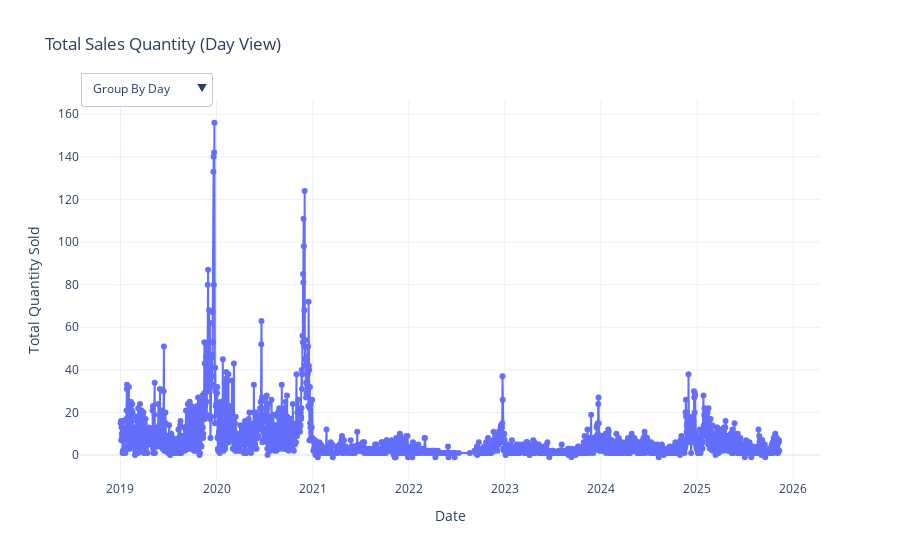

The notebook cell saved with this chart:
### Code cell
# Visualize Data to Identify Patterns and Seasonality
plot_interactive_sales_dashboard(data)

### Figure 1 — Plotly figure (JSON) as saved in the notebook; plotly's stock layout.template omitted (floating-point values rounded to 4 significant figures; data arrays with more than 128 entries replaced by an {"elided": "..."} marker saying what was removed)
{"data": [{"line": {"width": 2}, "marker": {"size": 6}, "mode": "lines+markers", "name": "Day Sales", "type": "scatter", "visible": true, "x": {"elided": "1977 str values"}, "y": {"elided": "1977 float values"}}, {"line": {"width": 2}, "marker": {"size": 6}, "mode": "lines+markers", "name": "Month Sales", "type": "scatter", "visible": false, "x": ["2019-01-01T00:00:00", "2019-02-01T00:00:00", "2019-03-01T00:00:00", "2019-04-01T00:00:00", "2019-05-01T00:00:00", "2019-06-01T00:00:00", "2019-07-01T00:00:00", "2019-08-01T00:00:00", "2019-09-01T00:00:00", "2019-10-01T00:00:00", "2019-11-01T00:00:00", "2019-12-01T00:00:00", "2020-01-01T00:00:00", "2020-02-01T00:00:00", "2020-03-01T00:00:00", "2020-04-01T00:00:00", "2020-05-01T00:00:00", "2020-06-01T00:00:00", "2020-07-01T00:00:00", "2020-08-01T00:00:00", "2020-09-01T00:00:00", "2020-10-01T00:00:00", "2020-11-01T00:00:00", "2020-12-01T00:00:00", "2021-01-01T00:00:00", "2021-02-01T00:00:00", "2021-03-01T00:00:00", "2021-04-01T00:00:00", "2021-05-01T00:00:00", "2021-06-01T00:00:00", "2021-07-01T00:00:00", "2021-08-01T00:00:00", "2021-09-01T00:00:00", "2021-10-01T00:00:00", "2021-11-01T00:00:00", "2021-12-01T00:00:00", "2022-01-01T00:00:00", "2022-02-01T00:00:00", "2022-03-01T00:00:00", "2022-04-01T00:00:00", "2022-05-01T00:00:00", "2022-06-01T00:00:00", "2022-07-01T00:00:00", "2022-08-01T00:00:00", "2022-09-01T00:00:00", "2022-10-01T00:00:00", "2022-11-01T00:00:00", "2022-12-01T00:00:00", "2023-01-01T00:00:00", "2023-02-01T00:00:00", "2023-03-01T00:00:00", "2023-04-01T00:00:00", "2023-05-01T00:00:00", "2023-06-01T00:00:00", "2023-07-01T00:00:00", "2023-08-01T00:00:00", "2023-09-01T00:00:00", "2023-10-01T00:00:00", "2023-11-01T00:00:00", "2023-12-01T00:00:00", "2024-01-01T00:00:00", "2024-02-01T00:00:00", "2024-03-01T00:00:00", "2024-04-01T00:00:00", "2024-05-01T00:00:00", "2024-06-01T00:00:00", "2024-07-01T00:00:00", "2024-08-01T00:00:00", "2024-09-01T00:00:00", "2024-10-01T00:00:00", "2024-11-01T00:00:00", "2024-12-01T00:00:00", "2025-01-01T00:00:00", "2025-02-01T00:00:00", "2025-03-01T00:00:00", "2025-04-01T00:00:00", "2025-05-01T00:00:00", "2025-06-01T00:00:00", "2025-07-01T00:00:00", "2025-08-01T00:00:00", "2025-09-01T00:00:00", "2025-10-01T00:00:00", "2025-11-01T00:00:00"], "y": [322.0, 293.0, 298.0, 240.0, 325.0, 281.0, 127.0, 171.0, 259.0, 313.0, 857.0, 1553.0, 373.0, 510.0, 243.0, 210.0, 317.0, 539.0, 393.0, 329.0, 331.0, 325.0, 1019.0, 993.0, 57.0, 42.0, 32.0, 54.0, 39.0, 67.0, 64.0, 38.0, 35.0, 78.0, 71.0, 108.0, 41.0, 30.0, 25.0, 9.0, 10.0, 3.0, 1.0, 1.0, 26.0, 56.0, 98.0, 286.0, 63.0, 58.0, 80.0, 62.0, 54.0, 37.0, 24.0, 21.0, 27.0, 66.0, 148.0, 236.0, 181.0, 99.0, 98.0, 109.0, 109.0, 131.0, 80.0, 54.0, 42.0, 83.0, 290.0, 385.0, 251.0, 293.0, 195.0, 181.0, 165.0, 94.0, 61.0, 78.0, 49.0, 104.0, 34.0]}, {"line": {"width": 2}, "marker": {"size": 6}, "mode": "lines+markers", "name": "Year Sales", "type": "scatter", "visible": false, "x": ["2019-01-01T00:00:00", "2020-01-01T00:00:00", "2021-01-01T00:00:00", "2022-01-01T00:00:00", "2023-01-01T00:00:00", "2024-01-01T00:00:00", "2025-01-01T00:00:00"], "y": [5039.0, 5582.0, 685.0, 586.0, 876.0, 1661.0, 1505.0]}], "layout": {"title": {"text": "Total Sales Quantity (Day View)"}, "updatemenus": [{"active": 0, "buttons": [{"args": [{"visible": [true, false, false]}, {"title": "Total Sales Quantity (Day View)"}], "label": "Group By Day", "method": "update"}, {"args": [{"visible": [false, true, false]}, {"title": "Total Sales Quantity (Month View)"}], "label": "Group By Month", "method": "update"}, {"args": [{"visible": [false, false, true]}, {"title": "Total Sales Quantity (Year View)"}], "label": "Group By Year", "method": "update"}], "direction": "down", "pad": {"r": 10, "t": 10}, "showactive": true, "x": 0, "xanchor": "left", "y": 1.1, "yanchor": "top"}], "xaxis": {"title": {"text": "Date"}}, "yaxis": {"title": {"text": "Total Quantity Sold"}}}}
